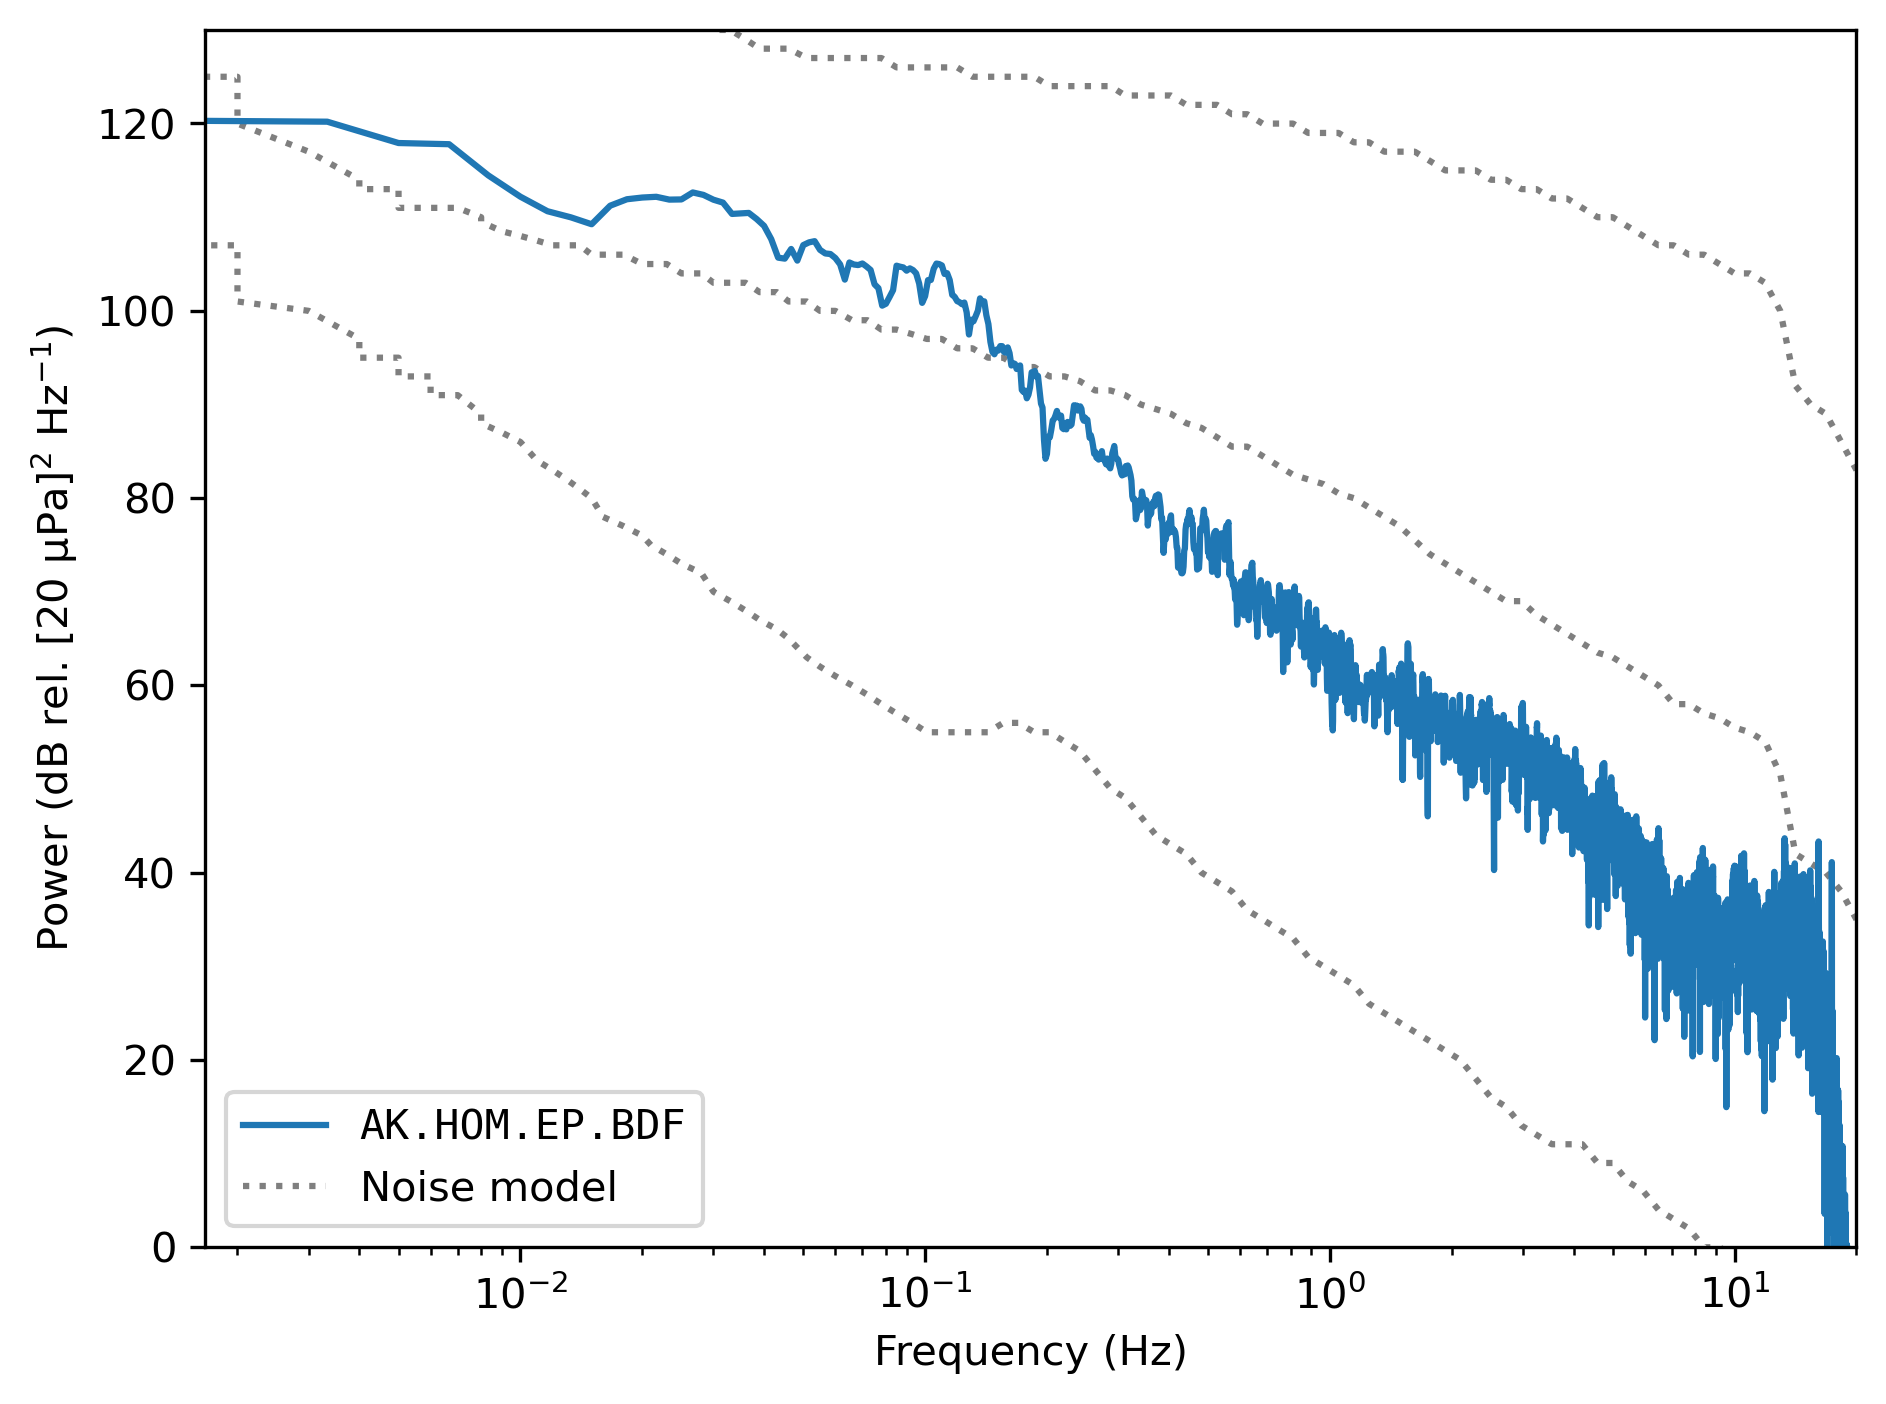

Here is the Python script that generated this plot:
from saul import PSD, Stream

st = Stream.from_server('AK', 'HOM', 'BDF', (2023, 9, 1, 0, 5), (2023, 9, 1, 0, 15))
st.detrend().taper(0.05).remove_response()  # SAUL Stream objects behave like ObsPy's
PSD(st, method='multitaper').plot(show_noise_models=True)

# Below code not to be shown in README.md
if False:
    import matplotlib.pyplot as plt

    plt.gcf().savefig('psd_example.png', dpi=300, bbox_inches='tight')
